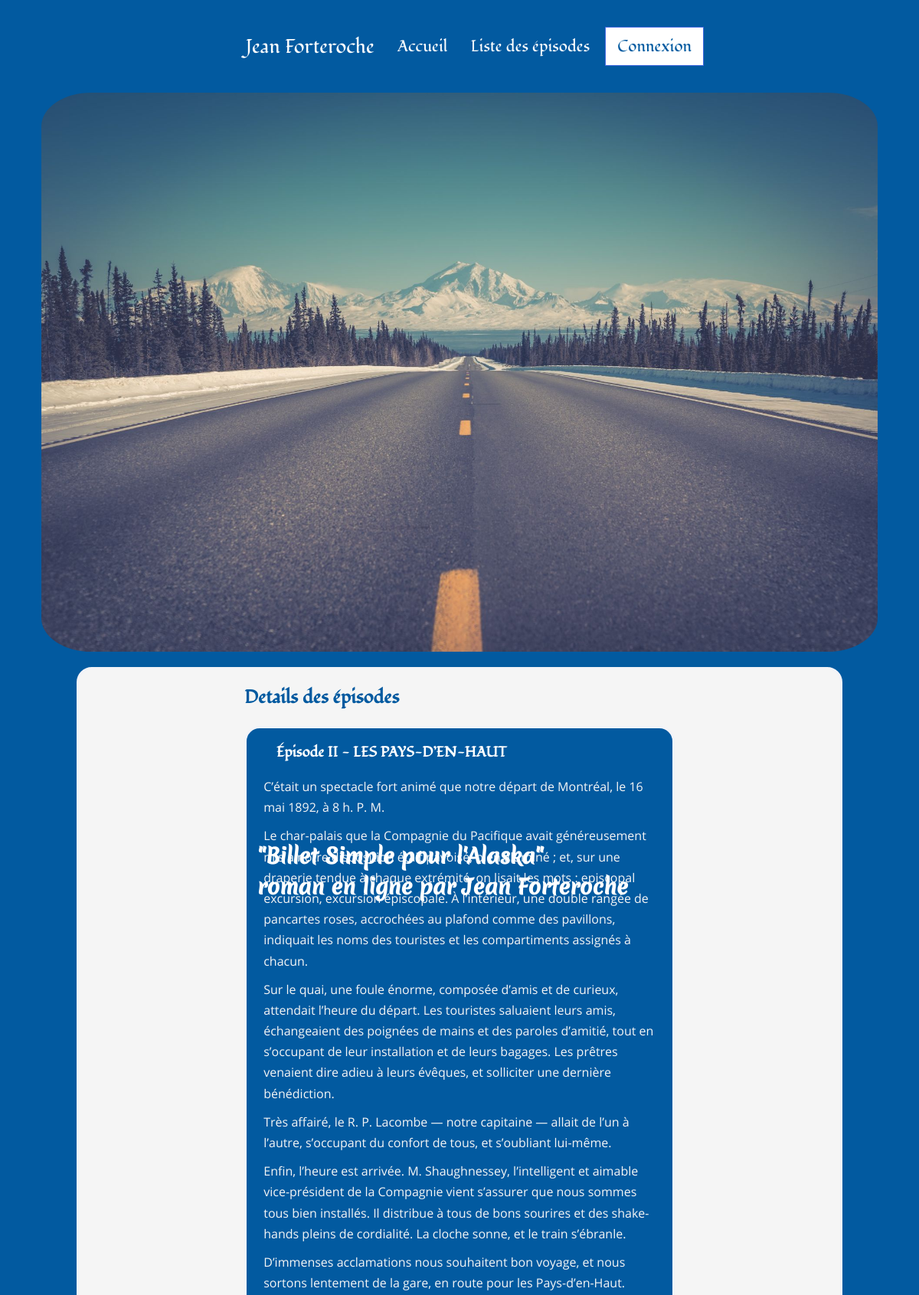
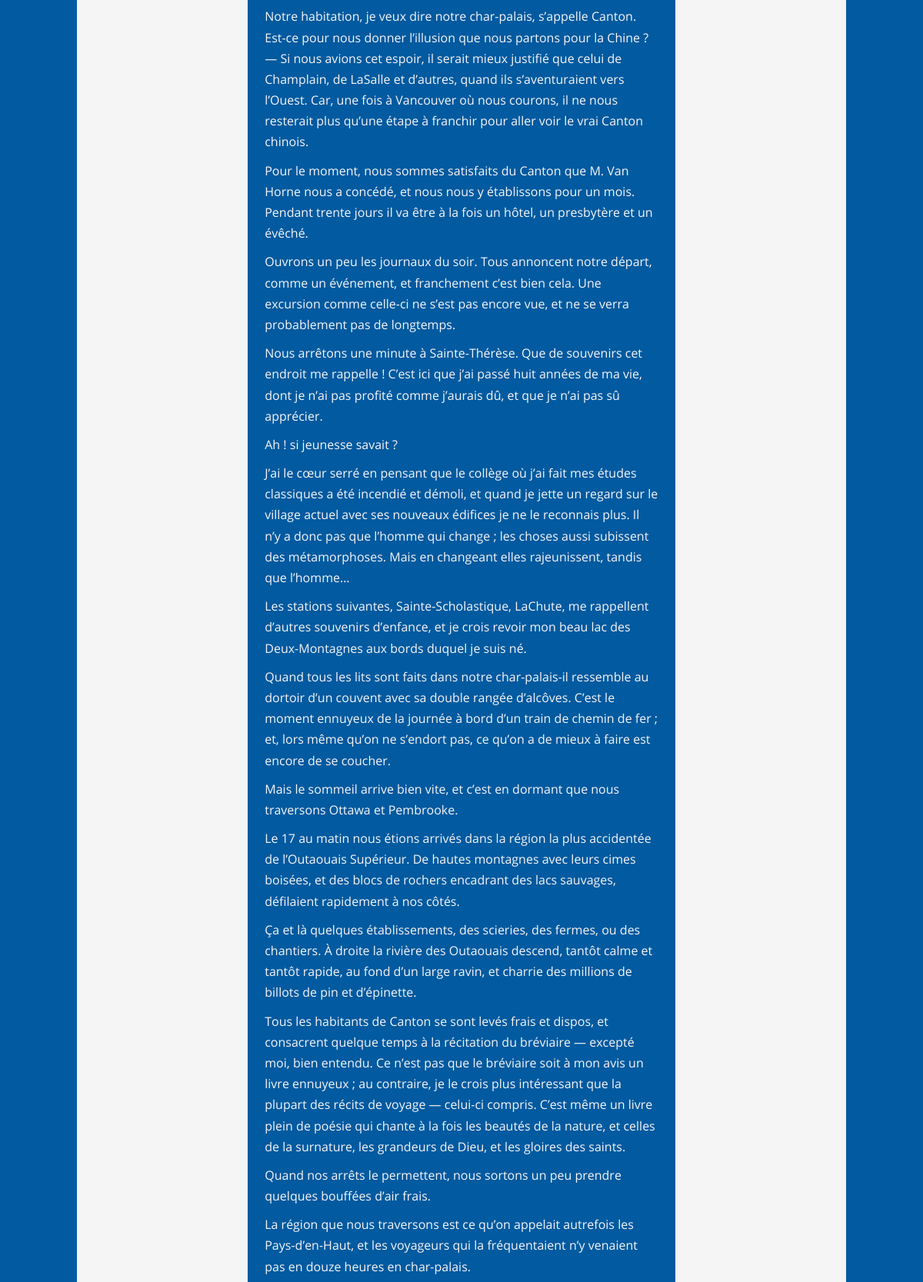
/index.php?action=detailofepisode&id=2 (upper part), run on the app's committed database (2 pictures, top to bottom).
### tables this page shows
CREATE TABLE IF NOT EXISTS `Episodes` (
  `id` int(11) NOT NULL AUTO_INCREMENT,
  `title` varchar(255) NOT NULL,
  `introduction` text NOT NULL,
  `content` text NOT NULL,
  `episode_created_the` datetime NOT NULL,
  PRIMARY KEY (`id`)
);

### src/View/View.php (called while the page is built, shortened)
<?php
class View
{
    public function render(array $data): void
    {
        require_once "..\\templates\\frontoffice\\${data['template']}.html.php";
        require_once '..\templates\frontoffice\layout.html.php';
    }
}

### public/index.php (called while the page is built, shortened)
<?php
$router = new Router();
$router->run();

### src/Model/PostManager.php (called while the page is built, shortened)
<?php
class PostManager
{
    private $database;
    public function __construct(Database $database)
    {
        $this->database = $database->getPdo();
    }
    public function findId(int $id) : ?array
    {
        $request = $this->database->prepare('SET lc_time_names = \'fr_FR\';');
        $request->execute();
        $request = $this->database->prepare('SELECT id, title, content, CONCAT_WS(\' \', \'le\', DAYNAME(episode_created_the), DAY(episode_created_the), MONTHNAME(episode_created_the), YEAR(episode_created_the)) AS date_episode_created_the FROM episodes WHERE id=:id');
        $request->execute(['id' => $id]);
        return $request->fetch();
    }
}

### src/Service/Database.php (called while the page is built, shortened)
<?php
class Database
{
    private $database;
    public function __construct()
    {
        $this->database = new \PDO('mysql:host=localhost;dbname=openclassrooms_project4;port=3306;charset=utf8mb4', 'root', 'vFaGsjLk8WpkQtxYJ8XZXAf690shjBzW', [
            \PDO::ATTR_ERRMODE => \PDO::ERRMODE_EXCEPTION,
            \PDO::ATTR_DEFAULT_FETCH_MODE => \PDO::FETCH_ASSOC
        ]);
    }
    public function getPdo(): \PDO
    {
        return $this->database;
    }
}

### templates/frontoffice/detailofepisode.html.php (the view, shortened to what this page needs)
<section class="sectionDisplayEpisode">
    <h2>Details des épisodes</h2>
    <article>
        <h3>Épisode <?=$data['episode']['title']?></h3>
        <?=$data['episode']['content']?>
    </article>
</section>

### public/css/style.css (style rules this page uses)
html { font-size: 100%; font-family: 'merienda_oneregular', Arial, sans-serif, serif; font-weight: 400; color: #FFF; box-sizing: border-box; }
*, *::before, *::after { box-sizing: inherit; }
html, body { margin:0; padding:0; }
body { font-size: 1rem; background-color: #025AA0; display: flex; flex-direction: column; align-items: center; }
section h2 { font-family: 'fondamentoregular', Arial, sans-serif, serif; }
article { display: flex; flex-direction: column; margin-top: 20px; color: whitesmoke; border: 3px solid rgb(242, 243, 248); border-radius: 20px; background-color: #025AA0; }
article:last-child { margin-bottom: 20px; }
article h3, article h4, article h5 { color: #FFF; padding-left: 7%; font-family: 'fondamentoregular', Arial, sans-serif, serif; }
p { line-height: 1.7; padding: 0 4%; margin-top: 0; margin-bottom: 10px; font-family: 'open_sansregular'; }
@media all and (min-width: 600px) and (min-resolution: 1dppx) { p { width: 556px; } }
@media all and (min-width: 1024px) and (min-resolution: 1dppx) { section h2, .sectionH4TitleComments { color: #025AA0; } }

### data on the page
episodes: title "II - LES PAYS-D’EN-HAUT", content "C’était un spectacle fort animé que notre départ de Montréal, le 16 mai 1892, à 8 h. P. M. Le char-palais que la Compagnie du Pacifique avait généreusement mis à notre disposition était pavoisé, bien illuminé ; et, sur une draperie tendue à chaque extrémité, on lisait les mots : episcopal excursion, excursion épiscopale. À l’intérieur, une double rangée de pancartes roses, accrochées au plafond comme des pavillons, indiquait les noms des touristes et les compartiments assignés à chacun. Sur le quai, une foule énorme, composée d’amis et de curieux, attendait l’heure du départ. Les touristes saluaient leurs amis, échangeaient des poignées de mains et des paroles d’amitié, tout en s’occupant…"
